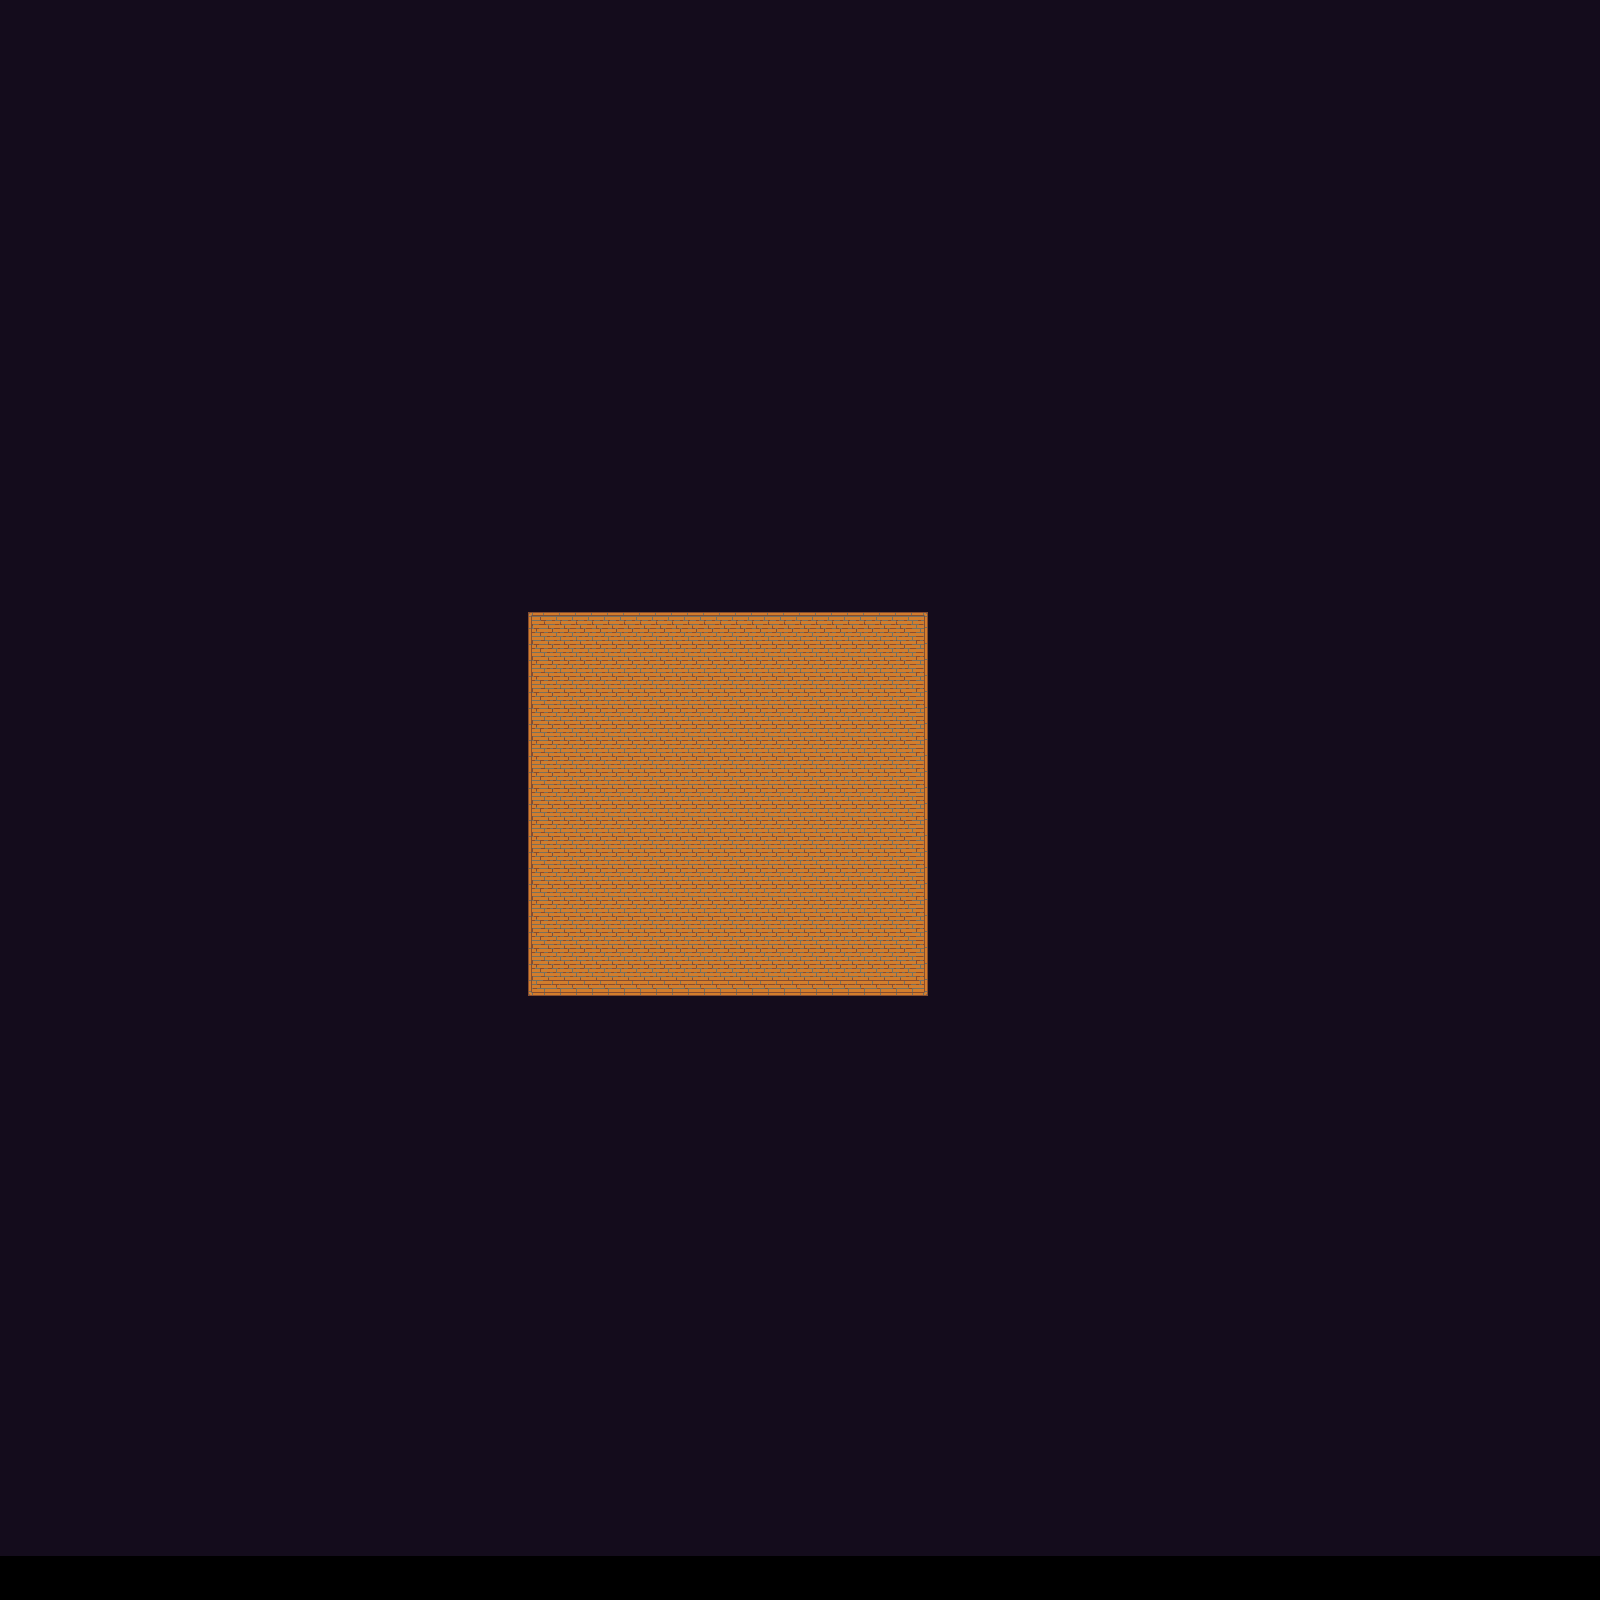

Tiled map render using the project's own tile images. Description and the map definition, with tile-layer contents summarised, below:
An orthogonal 100x100 tile map with 16x16 px tiles, 1 tile layer (Camada de Tiles 1).

<map version="1.0" tiledversion="1.1.5" orientation="orthogonal" renderorder="left-down" width="100" height="100" tilewidth="16" tileheight="16" infinite="0" nextobjectid="1">
 <tileset firstgid="1" source="../Tilesets/floor.tsx" />
 <layer name="Camada de Tiles 1" width="100" height="100" offsetx="0.666667" offsety="-44">
  <data>[10000 cells, 10000 non-empty, 10 distinct tile ids]</data>
 </layer>
</map>
